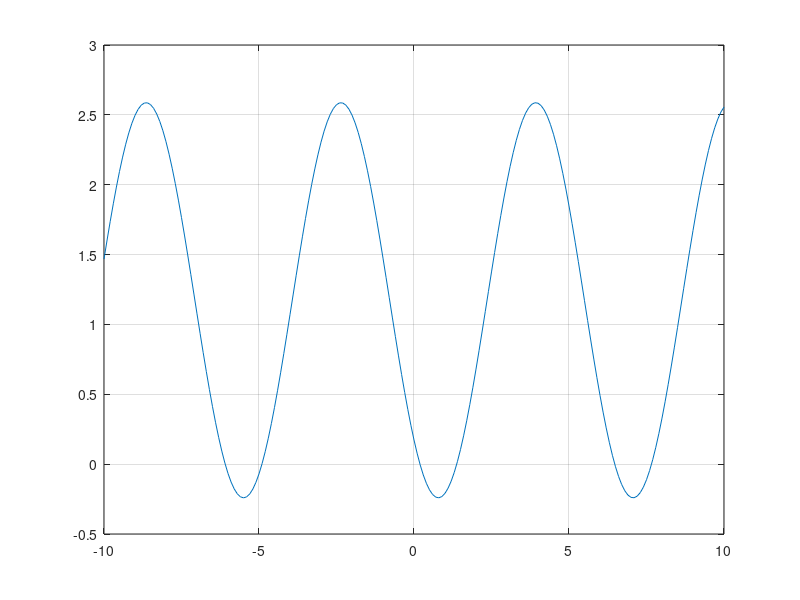

Reproduce this figure in MATLAB. (Note: this script raises an error after producing the figure.)
a_1 = 10;
a_2 = 13;
a_3 = 8;
a_4 = 10;
beta_k = @(k) k * pi / 100;
f = @(x, beta) a_1 / a_2 * cos(beta) - a_1 / a_4 * cos(x) - cos(beta - x) + (a_1^2+a_2^2-a_3^2+a_4^2)/(2*a_2*a_4);
% Derivation
df = @(x, beta) a_1 / a_4 * sin(x) + sin(x - beta);

% From k directly
f_k = @(x, k) f(x, beta_k(k));
df_k = @(x, k) df(x, beta_k(k));

f_50  = @(x) f_k(x, 50)
df_50 = @(x) df(x, beta_k(50));
f_40  = @(x) f_k(x, 40)
df_40 = @(x) df(x, beta_k(40));
f_70  = @(x) f_k(x, 70)
df_70 = @(x) df(x, beta_k(70));

tol = 1E-8;
x = -10:0.1:10;
y = f_50(x);
plot(x,y);
grid on;

% TEST 1 - "Bisektion"
a = -7;
b = -4;
[alpha_50_1, ~, iter_1] = bisektion(f_50, a, b, tol)

a = -2;
b = 2;
[alpha_50_2, ~, iter2] = bisektion(f_50, a, b, tol)
